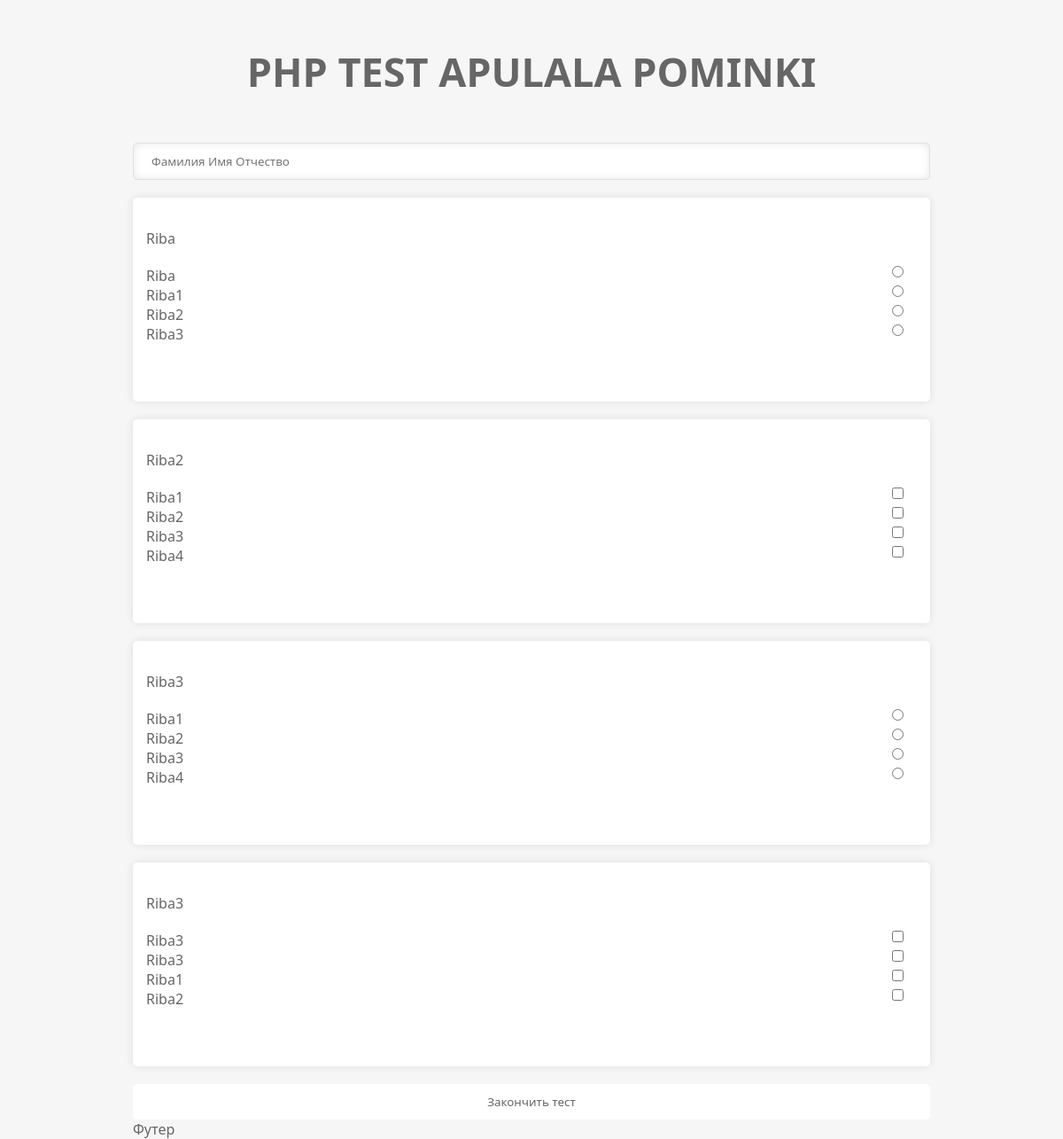
The page / on the database its author committed.
### tables this page shows
CREATE TABLE `vopros` (
  `id` int(11) NOT NULL,
  `vopros` varchar(255) NOT NULL,
  `otvet` varchar(11) NOT NULL,
  `otv1` varchar(255) NOT NULL,
  `otv2` varchar(255) NOT NULL,
  `otv3` varchar(255) NOT NULL,
  `otv4` varchar(255) NOT NULL,
  `type` int(11) NOT NULL
);

### index.php (the view, shortened to what this page needs)
<!doctype html>
<html lang="en">
<head>
    <link rel="stylesheet" href="css/style.css">
</head>
<body>
    <div class="wrapper">
    <div class="header">
        <h1 class="logotype">PHP TEST APULALA POMINKI</h1>
    </div>
    <div class="content">
        <form method="post" action="save.php">
        <input name="username" type="text" value="" placeholder="Фамилия Имя Отчество">
        <?php
        require_once ("config/database.php");
        $mysqli = new mysqli($dbip,$dblogin,$dbpassword,$dbname);
        $sql = "SELECT * FROM vopros LIMIT 10";
        $result = $mysqli -> query($sql);
        $i = 0;
        while ($row = mysqli_fetch_assoc($result)) {
            switch ($row["type"]){
                case 1:
                    echo '
            <div class="block">
                <p class="vopros">' . $row["vopros"] . '</p>
                <label for="' . ($row["id"] * $i)  . '">'. $row["otv1"] .'</label>
                <input name="' . $i . '" value="1" id="' . $row["id"] * $i  . '" type="radio">
                <label for="' . ($row["id"] * $i +1)  . '">'. $row["otv2"] .'</label>
                <input name="' . $i . '" value="2" id="' . ($row["id"] * $i +1)  . '" type="radio">
                <label for="' . ($row["id"] * $i +2)  . '">'. $row["otv3"] .'</label>
                <input name="' . $i . '" value="3" id="' . ($row["id"] * $i +2)  . '" type="radio">
                <label for="' . ($row["id"] * $i +3)  . '">'. $row["otv4"] .'</label>
                <input name="' . $i . '" value="4" id="' . ($row["id"] * $i +3)  . '" type="radio">
            </div>';
                    break;
                case 2:
                    echo '
            <div class="block">
                <p class="vopros">' . $row["vopros"] . '</p>
                <label for="' . ($row["id"] * $i)  . '">'. $row["otv1"] .'</label>
                <input name="' . $i . '[]" value="1" id="' . $row["id"] * $i  . '" type="checkbox">
                <label for="' . ($row["id"] * $i +1)  . '">'. $row["otv2"] .'</label>
                <input name="' . $i . '[]" value="2" id="' . ($row["id"] * $i +1)  . '" type="checkbox">
                <label for="' . ($row["id"] * $i +2)  . '">'. $row["otv3"] .'</label>
                <input name="' . $i . '[]" value="3" id="' . ($row["id"] * $i +2)  . '" type="checkbox">
                <label for="' . ($row["id"] * $i +3)  . '">'. $row["otv4"] .'</label>
                <input name="' . $i . '[]" value="4" id="' . ($row["id"] * $i +3)  . '" type="checkbox">
            </div>';
                    break;
            }
        $i++;
        }
            ?>
        <input type="submit" value="Закончить тест">
        </form>
    </div>
    <div class="footer">
        Футер
    </div>
    </div>
</body>
</html>

### css/style.css (style rules this page uses)
* { margin: 0; padding: 0; font-family: "Segoe UI"; color: #666666; }
body { background: #f6f6f6; }
.logotype { padding: 50px; font-size: 45px; text-align: center; }
.wrapper { margin: 0 auto; width: 900px; }
.block { min-height: 200px; background: #fff; padding: 15px; margin-top: 20px; margin-bottom: 20px; box-shadow: 0 0 10px rgba(0,0,0,0.1); border-radius: 5px; }
input[type="submit"] { width: 100%; height: 40px; outline: none; border: none; cursor: pointer; border-radius: 5px; background: #fff; transition: all ease-in-out 0.1s; }
input[type="text"] { width: 100%; height: 35px; border-radius: 5px; background: #fff; border: 1px solid #e0e0e0; box-shadow: inset 0 0 10px rgba(0,0,0,0.1); outline: none; padding: 20px; box-sizing: border-box; }
.block label { cursor: pointer; width: 95%; float: left; transition: all ease-in-out 0.1s; }
.block input { width: 5%; float: left; cursor: pointer; }
.vopros { margin-top: 20px; margin-bottom: 20px; width: 100%; }

### rows shown on the page
vopros: vopros "Riba", otv1 "Riba", otv2 "Riba1", otv3 "Riba2", otv4 "Riba3"
vopros: vopros "Riba2", otv1 "Riba1", otv2 "Riba2", otv3 "Riba3", otv4 "Riba4"
vopros: vopros "Riba3", otv1 "Riba1", otv2 "Riba2", otv3 "Riba3", otv4 "Riba4"
vopros: vopros "Riba3", otv1 "Riba3", otv2 "Riba3", otv3 "Riba1", otv4 "Riba2"
